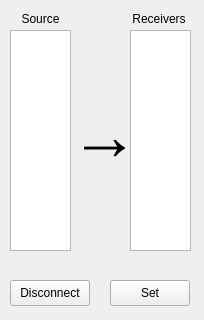
<?xml version="1.0" encoding="UTF-8"?>
<ui version="4.0">
 <class>Form</class>
 <widget class="QWidget" name="Form">
  <property name="geometry">
   <rect>
    <x>0</x>
    <y>0</y>
    <width>204</width>
    <height>320</height>
   </rect>
  </property>
  <property name="windowTitle">
   <string>Form</string>
  </property>
  <widget class="QListWidget" name="listWidgetSource">
   <property name="geometry">
    <rect>
     <x>10</x>
     <y>30</y>
     <width>61</width>
     <height>221</height>
    </rect>
   </property>
  </widget>
  <widget class="QLabel" name="label">
   <property name="geometry">
    <rect>
     <x>20</x>
     <y>10</y>
     <width>41</width>
     <height>18</height>
    </rect>
   </property>
   <property name="text">
    <string>Source</string>
   </property>
   <property name="alignment">
    <set>Qt::AlignCenter</set>
   </property>
  </widget>
  <widget class="QLabel" name="label_2">
   <property name="geometry">
    <rect>
     <x>130</x>
     <y>10</y>
     <width>58</width>
     <height>18</height>
    </rect>
   </property>
   <property name="text">
    <string>Receivers</string>
   </property>
   <property name="alignment">
    <set>Qt::AlignCenter</set>
   </property>
  </widget>
  <widget class="QListWidget" name="listWidgetReceivers">
   <property name="geometry">
    <rect>
     <x>130</x>
     <y>30</y>
     <width>61</width>
     <height>221</height>
    </rect>
   </property>
   <property name="selectionMode">
    <enum>QAbstractItemView::ExtendedSelection</enum>
   </property>
  </widget>
  <widget class="QLabel" name="label_3">
   <property name="geometry">
    <rect>
     <x>70</x>
     <y>100</y>
     <width>61</width>
     <height>71</height>
    </rect>
   </property>
   <property name="font">
    <font>
     <pointsize>52</pointsize>
     <weight>50</weight>
     <bold>false</bold>
    </font>
   </property>
   <property name="text">
    <string>→</string>
   </property>
  </widget>
  <widget class="QPushButton" name="btnSet">
   <property name="geometry">
    <rect>
     <x>110</x>
     <y>280</y>
     <width>80</width>
     <height>26</height>
    </rect>
   </property>
   <property name="text">
    <string>Set</string>
   </property>
  </widget>
  <widget class="QPushButton" name="btnDisconnect">
   <property name="geometry">
    <rect>
     <x>10</x>
     <y>280</y>
     <width>80</width>
     <height>26</height>
    </rect>
   </property>
   <property name="text">
    <string>Disconnect</string>
   </property>
  </widget>
 </widget>
 <resources/>
 <connections/>
</ui>
